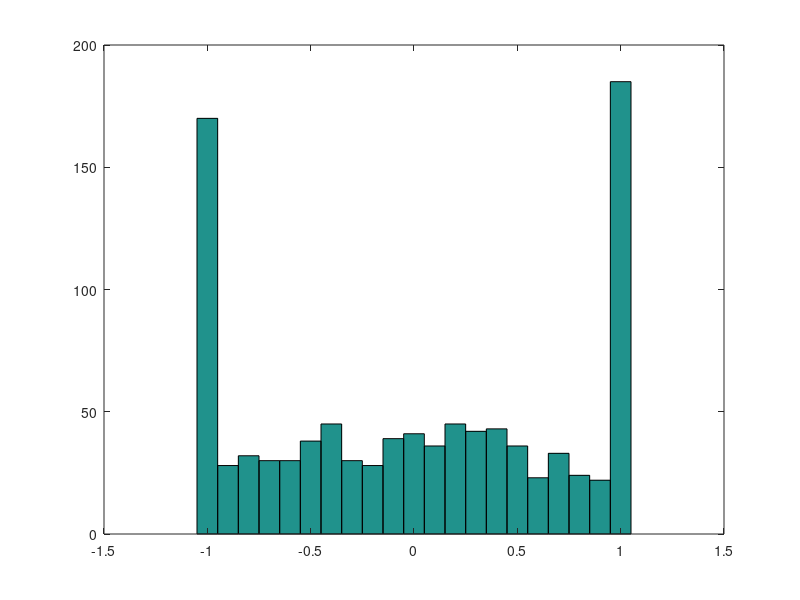

Reproduce this figure in MATLAB.
function result = test_hist_003
result = false;
a = figure;
hist(randn(1000,1),[-1:.1:1]);
drawnow;
close(a);
result = true;
